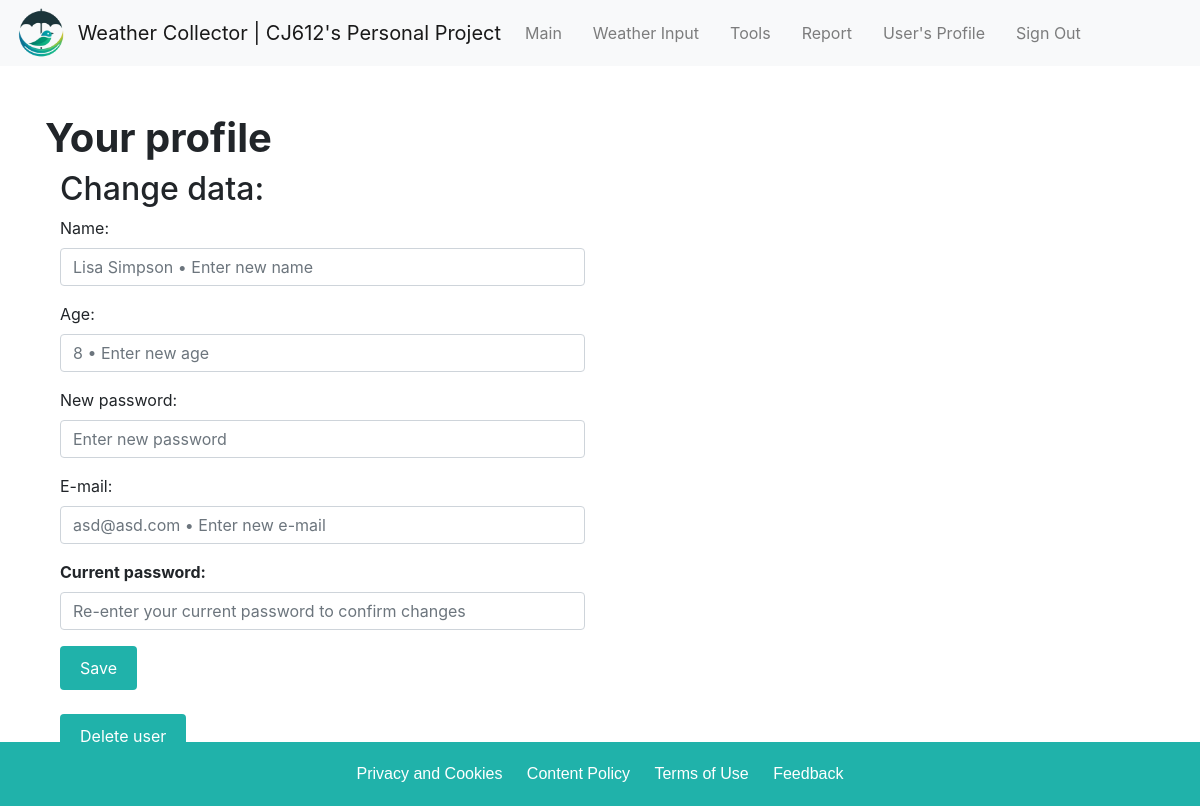
The page /profile (signed in) on the database its author committed.
### database/models.py (models this page shows)
class User(Base):
    __tablename__ = 'user'
    id = Column(Integer, primary_key=True)
    username = Column(String(128), unique=True)
    password = Column(String(16))
    name = Column(String(512))
    age = Column(Integer)
    email = Column(String(256), unique=True)
    measurement_user = relationship("Measurement", back_populates='user_measurement')
    city_user = relationship("City", back_populates='user_city')
    tool_user = relationship("Tool", back_populates='user_tool')

### frontend/router.py (the view)
@router.get("/profile")
async def get_profile(
    request: Request,
    user: User | None = Depends(get_correct_user_frontend),
    session: AsyncSession = Depends(get_session),
):
    if user:
        return templates.TemplateResponse("profile.html", {"request": request, "user": user})
    return RedirectResponse(url="/auth", status_code=status.HTTP_301_MOVED_PERMANENTLY)

### frontend/templates/profile.html (shortened to what this page needs)
{%extends "/base.html" %}
{% block style %}<link rel="stylesheet" href="/css/profile.css">{% endblock %}
{% block content %}
{% include 'elements/nav.html' %}
<div class="container">
    <h1 class="mt-5"><strong>Your profile</strong></h1>
    <div class="col-md-6">
        <h2>Change data:</h2>
        <form action="/user/updateuser" method="post">
            <div class="form-group">
                <label for="name">Name:</label>
                <input type="text" class="form-control" id="name" name="name" placeholder="{{user.name}} • Enter new name">
            </div>
            <div class="form-group">
                <label for="age">Age:</label>
                <input type="text" class="form-control" id="age" name="age" placeholder="{{user.age}} • Enter new age">
            </div>
            <div class="form-group">
                <label for="password">New password:</label>
                <input type="password" class="form-control" id="newpassword" name="newpassword" placeholder="Enter new password">
            </div>
            <div class="form-group">
                <label for="email">E-mail:</label>
                <input type="text" class="form-control" id="email" name="email" placeholder="{{user.email}} • Enter new e-mail">
            </div>
            <div class="form-group">
                <label for="oldpassword"><strong>Current password:</strong></label>
                <input type="password" class="form-control" id="oldpassword" name="oldpassword" placeholder="Re-enter your current password to confirm changes">
            </div>
            <button type="submit" class="btn btn-primary">Save</button>
        </form>
        <form action="/user/deleteuser?name={{user.name}}" method="post">
            <br>
            <button type="submit" class="btn btn-primary">Delete user</button>
        </form>
        <br>
        <br>
    </div>
</div>
{% endblock %}

### frontend/templates/css/profile.css (style rules this page uses)
.btn-primary { padding: 10px 20px; background-color: lightseagreen; color: #fff; border: none; border-radius: 4px; cursor: pointer; border-color: darkgreen; }

### frontend/templates/base.html (style rules this page uses)
body { background-color: white; background-image: url("img/backgrnd3.jpg") ; background-size: cover; background-repeat: no-repeat; background-position: top; }

### rows shown on the page
User: name "Lisa Simpson • Enter new name", age "8 • Enter new age", email "asd@asd.com • Enter new e-mail"
